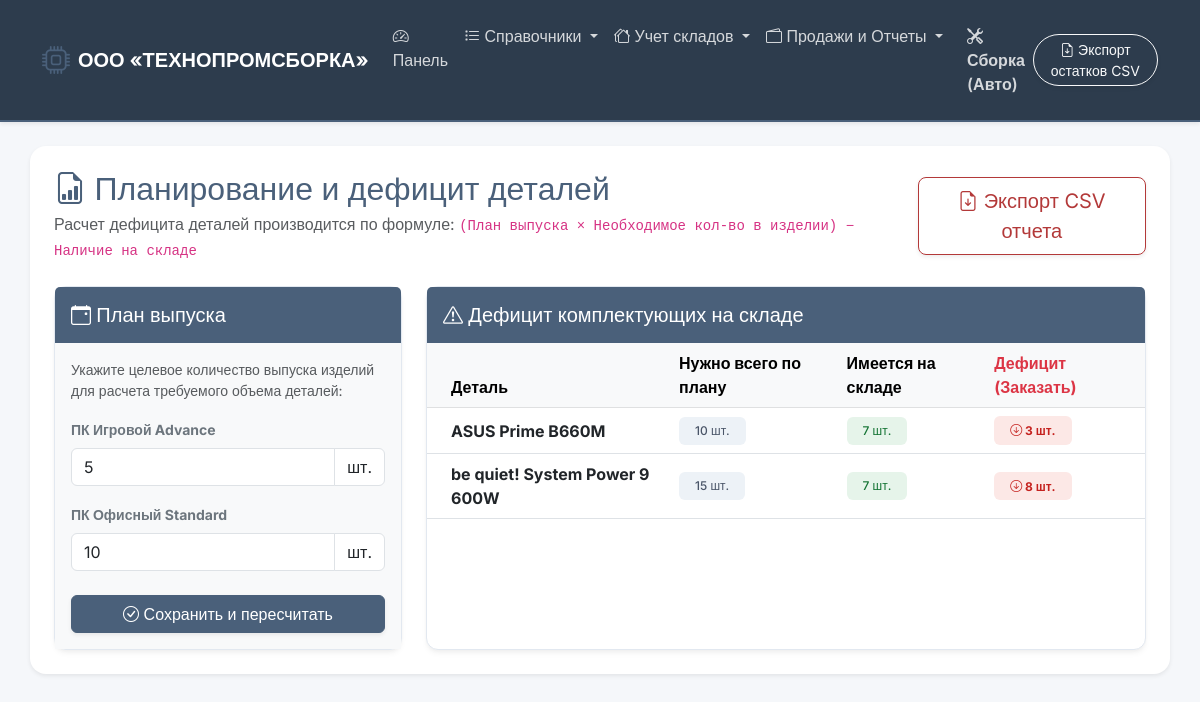
Page /reports on the committed database.
### tables this page shows
CREATE TABLE product_type (
        id_product_type INTEGER PRIMARY KEY AUTOINCREMENT,
        name TEXT NOT NULL UNIQUE,
        description TEXT
    );

CREATE TABLE part (
        id_part INTEGER PRIMARY KEY AUTOINCREMENT,
        name TEXT NOT NULL,
        article TEXT NOT NULL UNIQUE,
        category_id INTEGER,
        FOREIGN KEY (category_id) REFERENCES part_category (id_category) ON DELETE SET NULL
    );

### app.py (the view)
@app.route('/reports', methods=['GET'])
def reports():
    conn = get_db_connection()
    plans = conn.execute('''
        SELECT pt.id_product_type, pt.name, COALESCE(pp.target_quantity, 0) as target_quantity
        FROM product_type pt
        LEFT JOIN production_plan pp ON pt.id_product_type = pp.product_type_id
    ''').fetchall()
    parts = conn.execute('SELECT * FROM part').fetchall()
    missing_data = []
    for part in parts:
        part_id = part['id_part']
        needed_row = conn.execute('''
            SELECT SUM(COALESCE(pp.target_quantity, 0) * pc.quantity) as total_needed
            FROM product_composition pc
            JOIN production_plan pp ON pc.product_type_id = pp.product_type_id
            WHERE pc.part_id = ?
        ''', (part_id,)).fetchone()
        total_needed = needed_row['total_needed'] if needed_row['total_needed'] else 0
        stock_row = conn.execute('SELECT SUM(quantity_stored) as total FROM part_warehouse_cell WHERE part_id = ?', (part_id,)).fetchone()
        in_stock = stock_row['total'] if stock_row['total'] else 0
        if total_needed > in_stock:
            missing_data.append({
                'part_name': part['name'],
                'total_needed': total_needed,
                'in_stock': in_stock,
                'to_order': total_needed - in_stock
            })
    conn.close()
    return render_template('reports.html', plans=plans, missing_data=missing_data)

### app.py (called while the page is built)
def get_db_connection():
    conn = sqlite3.connect('database.db')
    conn.row_factory = sqlite3.Row
    return conn

### templates/reports.html (shortened to what this page needs)
{% extends 'base.html' %}
{% block content %}
<div class="row mb-4">
    <div class="col-12">
        <div class="d-flex justify-content-between align-items-center">
            <div>
                <h2 class="mb-1 text-primary"><i class="bi bi-file-earmark-bar-graph"></i> Планирование и дефицит деталей</h2>
                <p class="text-muted mb-0">Расчет дефицита деталей производится по формуле: <code>(План выпуска × Необходимое кол-во в изделии) − Наличие на складе</code></p>
            </div>
            {% if missing_data %}
            <a href="/export_csv" class="btn btn-outline-danger btn-lg shadow-sm"><i class="bi bi-file-earmark-arrow-down"></i> Экспорт CSV отчета</a>
            {% endif %}
        </div>
    </div>
</div>
<div class="row g-4">
    <div class="col-md-4">
        <div class="card border-0 shadow-sm h-100">
            <div class="card-header bg-primary text-white border-0 py-3 d-flex align-items-center">
                <h5 class="mb-0"><i class="bi bi-calendar-event"></i> План выпуска</h5>
            </div>
            <div class="card-body bg-light">
                <p class="text-muted small">Укажите целевое количество выпуска изделий для расчета требуемого объема деталей:</p>
                <form action="/update_plan" method="POST">
                    {% for plan in plans %}
                    <div class="mb-3">
                        <label class="form-label fw-bold text-secondary small">{{ plan.name }}</label>
                        <div class="input-group">
                            <input type="number" name="plan_{{ plan.id_product_type }}" class="form-control" value="{{ plan.target_quantity }}" min="0" required>
                            <span class="input-group-text bg-white">шт.</span>
                        </div>
                    </div>
                    {% endfor %}
                    <button type="submit" class="btn btn-primary w-100 mt-2 shadow-sm"><i class="bi bi-check-circle"></i> Сохранить и пересчитать</button>
                </form>
            </div>
        </div>
    </div>
    <div class="col-md-8">
        <div class="card border-0 shadow-sm h-100">
            <div class="card-header bg-primary text-white border-0 py-3">
                <h5 class="mb-0"><i class="bi bi-exclamation-triangle"></i> Дефицит комплектующих на складе</h5>
            </div>
            <div class="card-body p-0">
                <div class="table-responsive">
                    <table class="table table-hover align-middle mb-0">
                        <thead class="table-light text-secondary">
                            <tr>
                                <th class="ps-4">Деталь</th>
                                <th>Нужно всего по плану</th>
                                <th>Имеется на складе</th>
                                <th class="text-danger">Дефицит (Заказать)</th>
                            </tr>
                        </thead>
                        <tbody>
                            {% for row in missing_data %}
                            <tr class="table-danger-subtle">
                                <td class="ps-4 fw-bold text-dark">{{ row['part_name'] }}</td>
                                <td><span class="badge bg-secondary py-2 px-3">{{ row['total_needed'] }} шт.</span></td>
                                <td><span class="badge bg-success py-2 px-3">{{ row['in_stock'] }} шт.</span></td>
                                <td><span class="badge bg-danger py-2 px-3 fw-bold"><i class="bi bi-arrow-down-circle"></i> {{ row['to_order'] }} шт.</span></td>
                            </tr>
                            {% endfor %}
                        </tbody>
                    </table>
                </div>
            </div>
        </div>
    </div>
</div>
{% endblock %}

### templates/base.html (style rules this page uses)
:root { --primary-color: #4a607a; --primary-hover: #384b60; --secondary-color: #6c7a89; --bg-color: #f5f7fa; --text-color: #2d3748; --card-border: #e2e8f0; --success-color: #3b7a57; --success-hover: #2d5f43; --danger-color: #b33939; --danger-hover: #8c2c2c; }
body { font-family: 'Inter', sans-serif; background-color: var(--bg-color); color: var(--text-color); }
.bg-primary { background-color: var(--primary-color) !important; }
.text-primary { color: var(--primary-color) !important; }
.btn-primary { background-color: var(--primary-color) !important; border-color: var(--primary-color) !important; }
.btn-outline-danger { color: var(--danger-color) !important; border-color: var(--danger-color) !important; }
.card { border-radius: 12px; border: 1px solid var(--card-border) !important; box-shadow: 0 4px 6px -1px rgba(0, 0, 0, 0.05), 0 2px 4px -1px rgba(0, 0, 0, 0.03) !important; }
.table { color: var(--text-color) !important; }
.table-light { background-color: #eaeff5 !important; color: #4a5568 !important; }
.table-danger-subtle { background-color: #fff2f2 !important; }
.badge.bg-success { background-color: #e6f4ea !important; color: #137333 !important; font-weight: 500; }
.badge.bg-danger { background-color: #fce8e6 !important; color: #c5221f !important; font-weight: 500; }
.badge.bg-secondary { background-color: #edf2f7 !important; color: #4a5568 !important; font-weight: 500; }

### rows in the picture
product_type: name "ПК Игровой Advance", target_quantity "5"
product_type: name "ПК Офисный Standard", target_quantity "10"
part: part_name "ASUS Prime B660M", total_needed "10", in_stock "7", to_order "3"
part: part_name "be quiet! System Power 9 600W", total_needed "15", in_stock "7", to_order "8"
